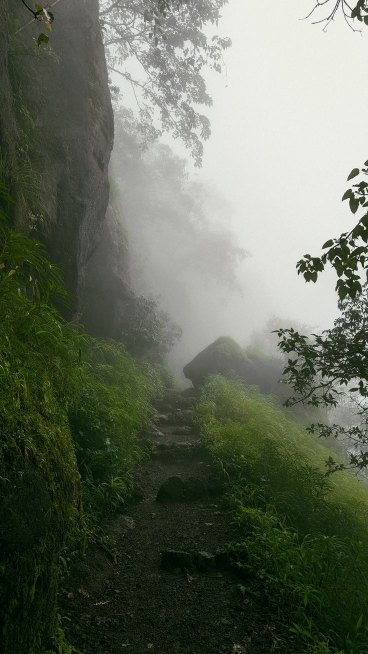
#> input picture Python/OpenCV/your_image.jpg, 736 x 1308 px (shown at 1/2 size)
$ jupyter execute OpenCVFirst.ipynb
#> lines starting #> are read from the running program, lines starting #| are printed output that depends on the picture
[cell 1]
import cv2

# Try to load the image
image = cv2.imread('your_image.jpg')
#> image is the input picture: shape (1308, 736, 3); mean B, G, R 92, 107.7, 100.6

# Check if the image loaded successfully
if image is None:
    print("Error: Image not found or path is incorrect")
else:
    cv2.imshow('Original Image', image)

    gray_image = cv2.cvtColor(image, cv2.COLOR_BGR2GRAY)
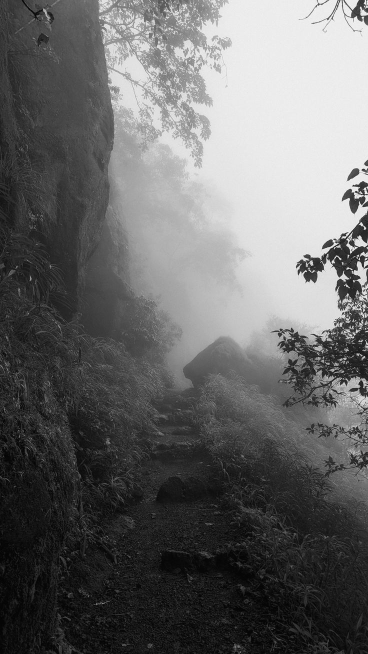
#> gray_image: shape (1308, 736) (shown at 1/2 size); min 1, max 255, mean 103.8
    cv2.imshow('Grayscale Image', gray_image)

    cv2.waitKey(0)
    cv2.destroyAllWindows()

[cell 2]
import cv2

# Load image
image = cv2.imread('your_image.jpg')

# Check if image is loaded successfully
if image is None:
    print("Error: Could not load image.")
    exit()

# Resize image (optional)
image_resized = cv2.resize(image, (600, 400))
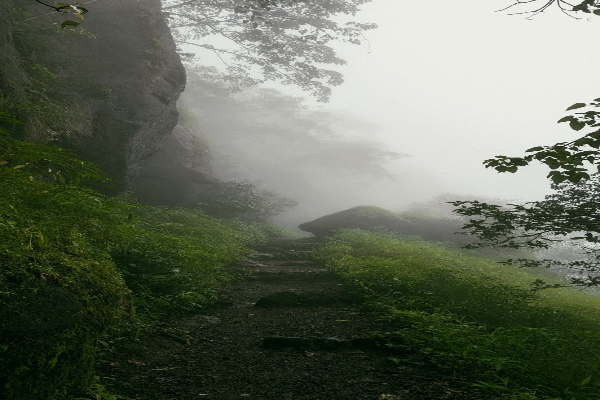
#> image_resized: shape (400, 600, 3); mean B, G, R 91.9, 107.6, 100.5

# Convert to grayscale
gray = cv2.cvtColor(image_resized, cv2.COLOR_BGR2GRAY)
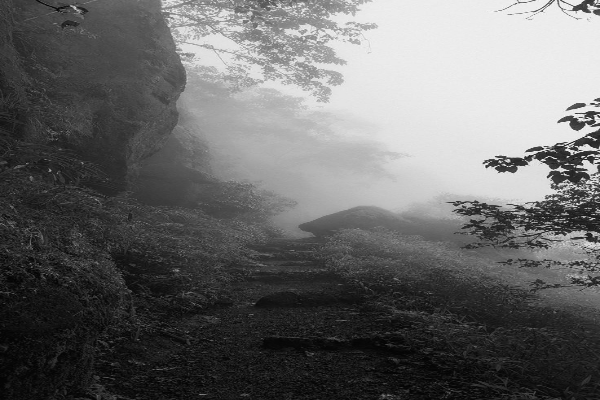
#> gray: shape (400, 600); min 2, max 251, mean 103.7

# Apply Gaussian Blur
blur = cv2.GaussianBlur(gray, (5, 5), 0)

# Perform Canny edge detection
edges = cv2.Canny(blur, threshold1=50, threshold2=150)
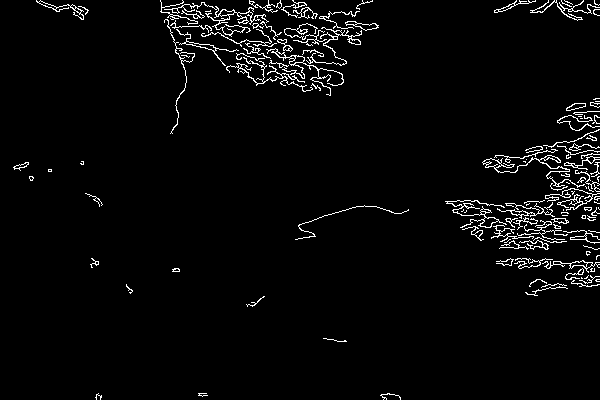
#> edges: shape (400, 600); 3.3% white in thin lines or dots

# Display all results
cv2.imshow('Original', image_resized)
cv2.imshow('Grayscale', gray)
cv2.imshow('Blurred', blur)
cv2.imshow('Edges (Canny)', edges)

# Wait for key press and clean up
cv2.waitKey(0)
cv2.destroyAllWindows()
